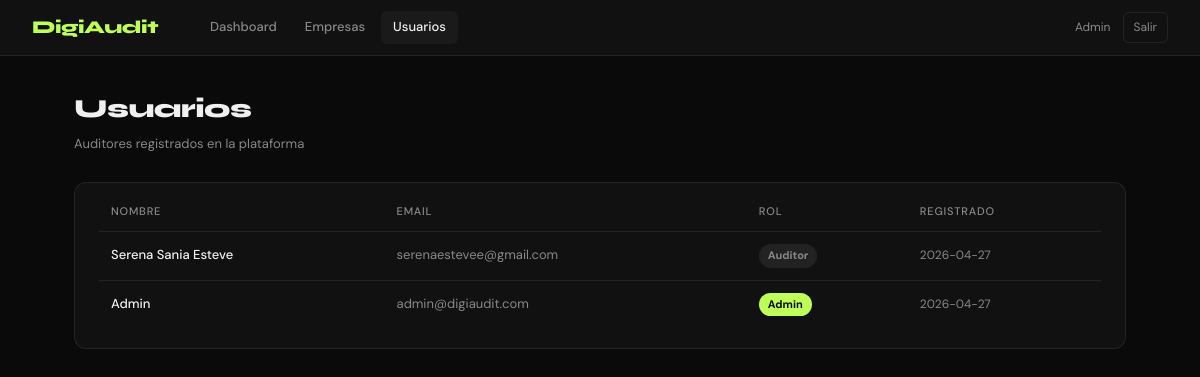
Page /admin/users (signed in) on the committed database.
### tables this page shows
CREATE TABLE users (
            id INTEGER PRIMARY KEY AUTOINCREMENT,
            name TEXT NOT NULL,
            email TEXT UNIQUE NOT NULL,
            password TEXT NOT NULL,
            role TEXT DEFAULT 'auditor',
            created_at TEXT DEFAULT CURRENT_TIMESTAMP
        );

### app.py (the view)
@app.route('/admin/users')
@login_required
def admin_users():
    if session['user_role'] != 'admin':
        return redirect(url_for('dashboard'))
    db = get_db()
    users = db.execute('SELECT * FROM users ORDER BY created_at DESC').fetchall()
    db.close()
    return render_template('admin_users.html', users=users)

### app.py (called while the page is built)
def get_db():
    db = sqlite3.connect(DB)
    db.row_factory = sqlite3.Row
    return db

def login_required(f):
    @wraps(f)
    def decorated(*args, **kwargs):
        if 'user_id' not in session:
            return redirect(url_for('login'))
        return f(*args, **kwargs)
    return decorated

### templates/admin_users.html (shortened to what this page needs)
{% extends 'base.html' %}
{% block content %}
<div class="page-header">
  <div>
    <h1>Usuarios</h1>
    <p>Auditores registrados en la plataforma</p>
  </div>
</div>
<div class="card">
  <table>
    <thead>
      <tr>
        <th>Nombre</th>
        <th>Email</th>
        <th>Rol</th>
        <th>Registrado</th>
      </tr>
    </thead>
    <tbody>
    {% for u in users %}
    <tr>
      <td style="font-weight:500;">{{ u.name }}</td>
      <td style="color:var(--muted);">{{ u.email }}</td>
      <td>
        {% if u.role == 'admin' %}
          <span class="badge badge-accent">Admin</span>
        {% else %}
          <span class="badge badge-gray">Auditor</span>
        {% endif %}
      </td>
      <td style="color:var(--muted);font-size:12px;">{{ u.created_at[:10] }}</td>
    </tr>
    {% endfor %}
    </tbody>
  </table>
</div>
{% endblock %}

### templates/base.html (shortened to what this page needs)
<!DOCTYPE html>
<html lang="es">
<head>
</head>
<body>
{% if session.user_id %}
<nav>
  <a href="{{ url_for('dashboard') }}" class="nav-logo">DigiAudit</a>
  <div class="nav-links">
    <a href="{{ url_for('dashboard') }}" {% if request.endpoint == 'dashboard' %}class="active"{% endif %}>Dashboard</a>
    <a href="{{ url_for('companies') }}" {% if request.endpoint in ['companies','new_company'] %}class="active"{% endif %}>Empresas</a>
    {% if session.user_role == 'admin' %}
    <a href="{{ url_for('admin_users') }}" {% if request.endpoint == 'admin_users' %}class="active"{% endif %}>Usuarios</a>
    {% endif %}
  </div>
  <div class="nav-right">
    <span class="nav-user">{{ session.user_name }}</span>
    <a href="{{ url_for('logout') }}" class="btn-logout">Salir</a>
  </div>
</nav>
{% endif %}
<div class="container">
  {% block content %}{% endblock %}
</div>
</body>
</html>

### templates/base.html (style rules this page uses)
*, *::before, *::after { box-sizing: border-box; margin: 0; padding: 0; }
:root { --bg: #0A0A0A; --surface: #111111; --surface2: #1A1A1A; --border: rgba(255,255,255,0.08); --border2: rgba(255,255,255,0.14); --text: #F0F0F0; --muted: #888; --accent: #BEFF5A; --accent-dark: #0A0A0A; --red: #E24B4A; --amber: #EF9F27; --green: #639922; --purple: #7F77DD; --teal: #1D9E75; --blue: #378ADD; --pink: #D4537E; }
body { font-family: 'DM Sans', sans-serif; background: var(--bg); color: var(--text); min-height: 100vh; font-size: 15px; line-height: 1.6; }
nav { background: var(--surface); border-bottom: 1px solid var(--border); padding: 0 32px; display: flex; align-items: center; height: 56px; gap: 0; position: sticky; top: 0; z-index: 100; }
.nav-logo { font-family: 'Syne', sans-serif; font-weight: 800; font-size: 18px; color: var(--accent); letter-spacing: -0.5px; margin-right: 40px; text-decoration: none; }
.nav-links { display: flex; gap: 4px; flex: 1; }
.nav-links a { color: var(--muted); text-decoration: none; font-size: 13px; font-weight: 500; padding: 6px 12px; border-radius: 6px; transition: all 0.15s; }
.nav-links a:hover, .nav-links a.active { color: var(--text); background: var(--surface2); }
.nav-right { display: flex; align-items: center; gap: 12px; margin-left: auto; }
.nav-user { font-size: 12px; color: var(--muted); }
.btn-logout { font-size: 12px; color: var(--muted); text-decoration: none; padding: 5px 10px; border: 1px solid var(--border); border-radius: 6px; transition: all 0.15s; }
.container { max-width: 1100px; margin: 0 auto; padding: 32px 24px; }
.page-header { margin-bottom: 28px; display: flex; align-items: flex-start; justify-content: space-between; gap: 16px; flex-wrap: wrap; }
.page-header h1 { font-family: 'Syne', sans-serif; font-weight: 800; font-size: 26px; letter-spacing: -0.5px; }
.page-header p { color: var(--muted); font-size: 13px; margin-top: 4px; }
.card { background: var(--surface); border: 1px solid var(--border); border-radius: 12px; padding: 20px 24px; }
table { width: 100%; border-collapse: collapse; }
th { text-align: left; font-size: 11px; color: var(--muted); text-transform: uppercase; letter-spacing: 0.8px; padding: 0 12px 10px; font-weight: 500; border-bottom: 1px solid var(--border); }
td { padding: 12px 12px; font-size: 13px; border-bottom: 1px solid var(--border); vertical-align: middle; }
tr:last-child td { border-bottom: none; }
.badge { display: inline-block; padding: 3px 9px; border-radius: 20px; font-size: 11px; font-weight: 700; }
.badge-gray { background: rgba(255,255,255,0.07); color: var(--muted); }
.badge-accent { background: var(--accent); color: #0A0A0A; }

### rows in the picture
users: name "Serena Sania Esteve", email "serenaestevee@gmail.com", role "Auditor", created_at "2026-04-27"
users: name "Admin", email "admin@digiaudit.com", role "Admin", created_at "2026-04-27"

### other values in the picture
{{ session.user_name }} "Admin"
